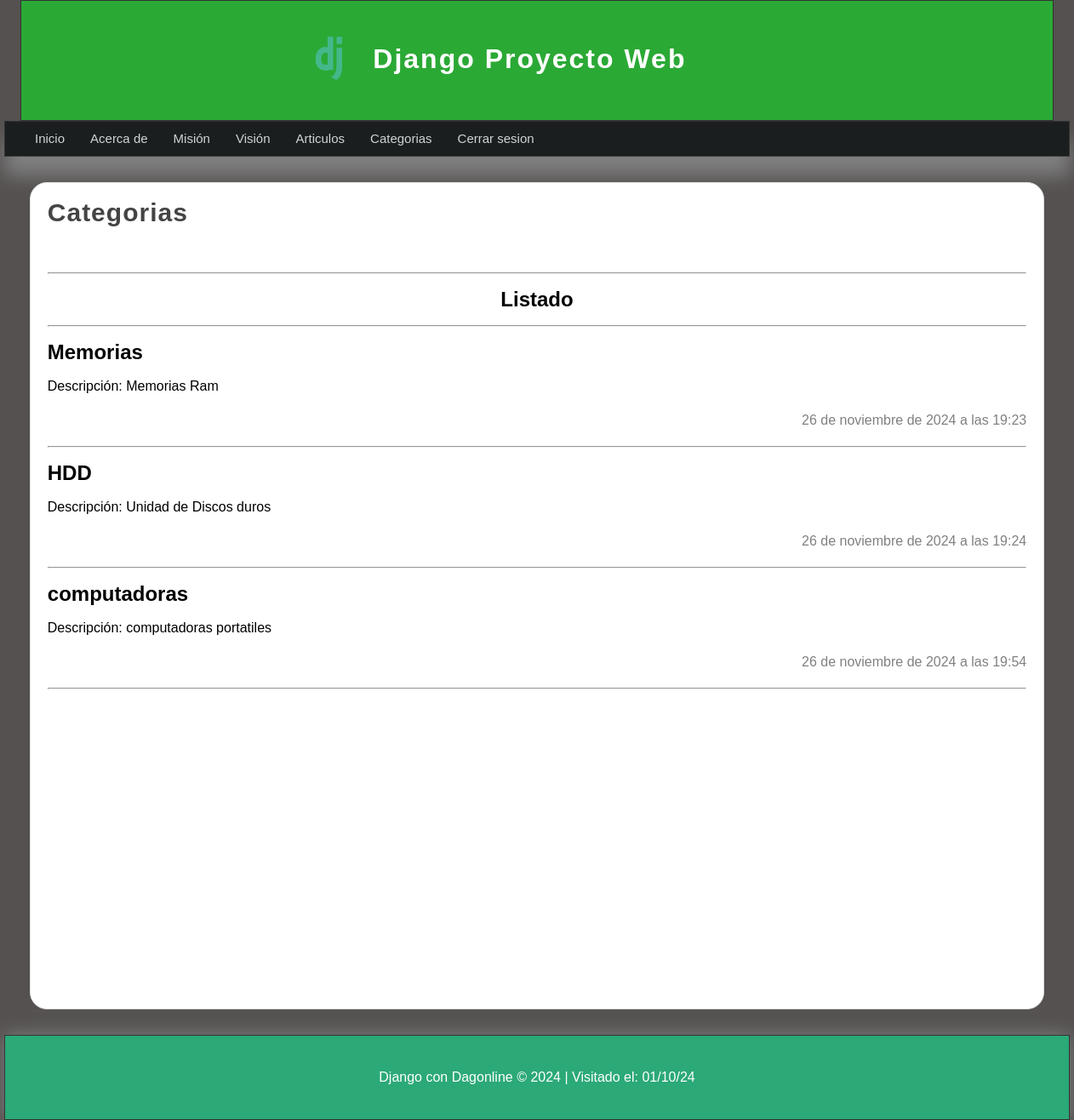
The page /listado_categorias/ (signed in) on the database its author committed.
### articulos/models.py (models this page shows, shortened)
class Category(models.Model):
    name=models.CharField(max_length=100,verbose_name='Nombre')
    description=models.CharField(max_length=255,verbose_name='Descripcion')
    created_at=models.DateTimeField(auto_now_add=True,verbose_name='Creado el')
    updated_at=models.DateTimeField(auto_now=True,verbose_name="Actualizado el ")
    class Meta:
        verbose_name="Categoria"
        verbose_name_plural="Categorias"

### articulos/views.py (the view)
# urls.py: path('listado_categorias/', views.list_cat, name="Listadocategorias"),
@login_required(login_url='inicio')
def list_cat(request):
    categorias = Category.objects.all()
    return render(request,'categoria/listado_cat.html',{
        'title':'Categorias',
        'content':'Listado de Categorias',
        'categorias': categorias
    })

### articulos/templates/categoria/listado_cat.html (shortened to what this page needs)
{% extends "layouts/layouts.html" %}
{% block content %}
    <h1 class="title">{{title}}</h1>
    <hr>
    <h1 align="center">Listado</h1>
    <hr>
    {% for categoria in categorias %}
        <article class="article-item">
            <div class="data">
                <h2>{{categoria.name}}</h2>
                <p>Descripción: {{categoria.description}}</p>
                <span class="date">
                    {{categoria.created_at}}
                </span>
                <hr>
            </div>
        </article>
    {% endfor %}
{% endblock %}

### mainapp/Static/css/estilos.css (style rules this page uses)
* { margin: 0px; padding: 0px; font-family: sans-serif; text-decoration: none; }
p,h1,h2 { margin-top: 20px; margin-bottom: 20px; }
body { background-color: #555151; }
.title { color:#444; letter-spacing: 1px; font-size: 30px; margin-bottom: 10px; margin-top: 5px; }
.date { display: block; margin-top: 20px; margin-bottom: 20px; color: gray;; text-align: right; }
.title { color: #444; letter-spacing: 1px; font-size: 30px; padding-bottom: 50px; margin-bottom: 10px; margin-top: 5px; }

### rows shown on the page
Category: name "Memorias", description "Memorias Ram", created_at "26 de noviembre de 2024 a las 19:23"
Category: name "HDD", description "Unidad de Discos duros", created_at "26 de noviembre de 2024 a las 19:24"
Category: name "computadoras", description "computadoras portatiles", created_at "26 de noviembre de 2024 a las 19:54"

### other values the page prints
{{ title }} "Categorias"
